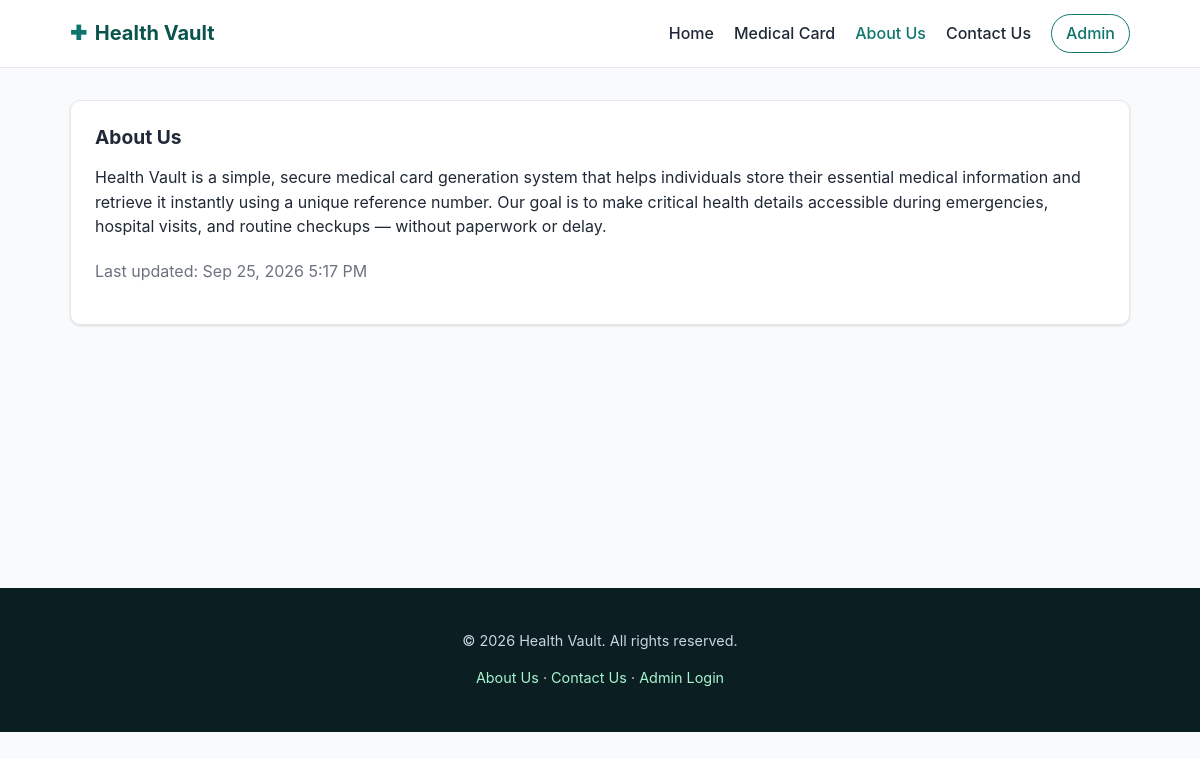
Screenshot of /public/about.php with the database file from the repository.
### tables this page shows
CREATE TABLE IF NOT EXISTS pages (
    id          INT UNSIGNED AUTO_INCREMENT PRIMARY KEY,
    slug        VARCHAR(60) NOT NULL,
    title       VARCHAR(190) NOT NULL,
    content     TEXT NOT NULL,
     
    contact_email    VARCHAR(190) DEFAULT NULL,
    contact_phone    VARCHAR(30)  DEFAULT NULL,
    contact_address  VARCHAR(255) DEFAULT NULL,
    updated_at  DATETIME NOT NULL DEFAULT CURRENT_TIMESTAMP ON UPDATE CURRENT_TIMESTAMP,
    UNIQUE KEY uq_pages_slug (slug)
);

### includes/db.php (called while the page is built, shortened)
<?php
function get_db(): PDO
{
    static $pdo = null;
    $dsn = 'mysql:host=' . DB_HOST . ';dbname=' . DB_NAME . ';charset=' . DB_CHARSET;
    try {
        $pdo = new PDO($dsn, DB_USER, DB_PASS, [
            PDO::ATTR_ERRMODE            => PDO::ERRMODE_EXCEPTION,
            PDO::ATTR_DEFAULT_FETCH_MODE => PDO::FETCH_ASSOC,
            PDO::ATTR_EMULATE_PREPARES   => false,
        ]);
    } catch (PDOException $e) {
        error_log('Health Vault DB connection failed: ' . $e->getMessage());
        http_response_code(500);
        if (APP_DEBUG) {
            die('Database connection failed: ' . htmlspecialchars($e->getMessage()));
        }
        die('A system error occurred. Please try again later.');
    }
    return $pdo;
}

### includes/functions.php (called while the page is built, shortened)
<?php
require_once __DIR__ . '/db.php';
function h(?string $value): string
{
    return htmlspecialchars($value ?? '', ENT_QUOTES, 'UTF-8');
}
function format_datetime(?string $datetime, string $format = 'M j, Y g:i A'): string
{
    $ts = strtotime($datetime);
    return $ts ? date($format, $ts) : '—';
}
function get_page_content(string $slug): ?array
{
    $stmt = get_db()->prepare('SELECT * FROM pages WHERE slug = :slug LIMIT 1');
    $stmt->execute(['slug' => $slug]);
    $row = $stmt->fetch();
    return $row ?: null;
}

### public/about.php (the view, shortened to what this page needs)
<?php
require_once __DIR__ . '/../includes/functions.php';
$page = get_page_content('about');
include __DIR__ . '/../includes/header.php';
?>
<div class="panel">
  <h2><?= h($page['title'] ?? 'About Us') ?></h2>
  <?php if ($page): ?>
    <p><?= nl2br(h($page['content'])) ?></p>
    <p class="text-muted" style="margin-top:20px;">Last updated: <?= h(format_datetime($page['updated_at'])) ?></p>
  <?php else: ?>
    <p class="text-muted">Content coming soon.</p>
  <?php endif; ?>
</div>
<?php include __DIR__ . '/../includes/footer.php'; ?>

### assets/css/style.css (style rules this page uses)
:root { --color-primary: #0f766e; --color-primary-dark: #0b544e; --color-primary-light: #ccfbf1; --color-accent: #2563eb; --color-danger: #dc2626; --color-danger-light: #fee2e2; --color-success: #16a34a; --color-success-light: #dcfce7; --color-warning: #d97706; --color-warning-light: #fef3c7; --color-text: #1f2937; --color-muted: #6b7280; --color-border: #e5e7eb; --color-bg: #f8fafc; --color-surface: #ffffff; --radius: 10px; --shadow: 0 1px 3px rgba(0,0,0,0.08), 0 1px 2px rgba(0,0,0,0.06); --font: -apple-system, BlinkMacSystemFont, "Segoe UI", Roboto, Helvetica, Arial, sans-serif; }
* { box-sizing: border-box; }
body { margin: 0; font-family: var(--font); color: var(--color-text); background: var(--color-bg); line-height: 1.55; }
h1, h2, h3, h4 { line-height: 1.25; margin-top: 0; }
.panel { background: var(--color-surface); border: 1px solid var(--color-border); border-radius: var(--radius); padding: 24px; box-shadow: var(--shadow); margin-bottom: 24px; }
.panel h2 { margin-bottom: 16px; font-size: 1.2rem; }
.text-muted { color: var(--color-muted); }

### rows the page displays
pages: title "About Us", content "Health Vault is a simple, secure medical card generation system that helps individuals store their essential medical information and retrieve it instantly using a unique reference number. Our goal is to make critical health details accessible during emergencies, hospital visits, and routine checkups — without paperwork or delay.", updated_at "Sep 25, 2026 5:17 PM"

### other values shown
APP_NAME "Health Vault"
